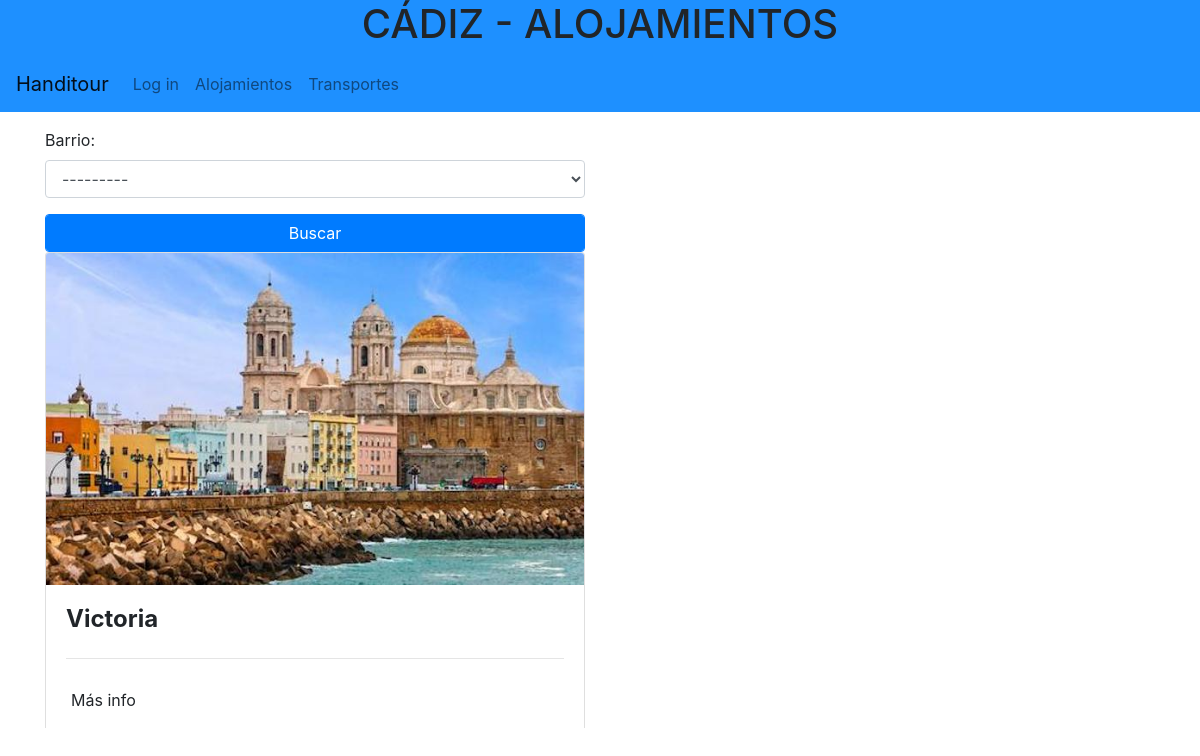
The app's page /alojamientos/1/ with its own data.
### handitour/models.py (models this page shows, shortened)
class Alojamiento(models.Model):
    nombre = models.CharField(max_length=30)
    calificacion = models.PositiveIntegerField(default=1, validators=[MaxValueValidator(100), MinValueValidator(1)])
    localizacion = models.CharField(max_length=100)
    foto = models.FileField(null=True, upload_to="img/alojamiento")
    barrio = models.ForeignKey("Barrio", null=True, on_delete=models.CASCADE)
    def get_absolute_url(self):
        return reverse("handitour:alojamiento_detalle", args=[self.id])

### handitour/views.py (the view)
# urls.py: path('alojamientos/<id>/', views.ciudad_alojamiento, name="ciudad_alojamiento"),
def ciudad_alojamiento(request, id):
    ciudad = get_object_or_404(Ciudad, id=id)
    alojamientos = Alojamiento.objects.filter(barrio__ciudad=ciudad)
    form = FiltroForm(ciudad.id, request.POST)
    if request.POST:
        if form.is_valid():
            seleccionado = form.cleaned_data.get('barrio')
            barrio = Barrio.objects.all().filter(nombre=seleccionado)[0]
            alojamientos = Alojamiento.objects.all().filter(barrio=barrio)
            return render(request, "alojamientos.html", {"alojamientos": alojamientos, "encabezado": ciudad.nombre.upper() + " - ALOJAMIENTOS", "ciudad": ciudad, "form": form, "barrio": barrio})
    else:
        form = FiltroForm(ciudad.id, request.POST)
        return render(request, "alojamientos.html", {"alojamientos": alojamientos, "encabezado": ciudad.nombre.upper() + " - ALOJAMIENTOS", "ciudad": ciudad, "form": form})

### handitour/forms.py
class FiltroForm(forms.Form):
    barrio = ModelChoiceField(queryset=None, required=False)
    def __init__(self, id, *args, **kwargs):
        super(FiltroForm, self).__init__(*args, **kwargs)
        for field in self.fields:
            self.fields[field].widget.attrs.update({'class': 'form-control'})
        if id:
            ciudad = get_object_or_404(Ciudad, id=id)
            self.fields['barrio'].queryset = ciudad.barrio_set.all()

### handitour/models.py (called while the page is built)
    def __str__(self):
        return self.nombre

    def __str__(self):
        return self.nombre

### handitour/templates/alojamientos.html (shortened to what this page needs)
{% extends "base.html" %}
{% block nav %}
    <a class="nav-link" href="/alojamientos/{{ ciudad.id }}">Alojamientos</a>
    <a class="nav-link" href="#">Transportes</a>
{% endblock %}
{% block content %}
    <div class="row">
        <div class="col-md-12 col-lg-6 mt-3" style="height: 600px; width: 200px; overflow: scroll;">
            <form action="." method="POST" enctype="multipart/form-data" id="buscar">
                {{ form.as_p }}
                <button type="submit" class="btn btn-primary form-control">Buscar</button>
            </form>
                 {% for alojamiento in alojamientos %}
                <div class="card booking-card">
                  <div class="view overlay">
                    <img class="card-img-top" src="{{ alojamiento.foto.url }}" alt="Card image cap">
                  </div>
                  <div class="card-body">
                    <h4 class="card-title font-weight-bold" id="loca"><a>{{ alojamiento.nombre }}</a></h4>
                    <hr class="my-4">
                    <a href="{{ alojamiento.get_absolute_url }}" class="btn btn-flat deep-purple-text p-1 mx-0 mb-0">Más info</a>
                  </div>
                </div>
    {% endfor %}
    </div>
    <div class="col-lg-6 mt-3">
        <div id="mapa" style="height: 500px; width: 500px">
        </div>
    </div>
    </div>
{% endblock %}

### records on screen
Alojamiento: foto (picture), nombre "Victoria"

### other values on screen
{{ encabezado }} "CÁDIZ - ALOJAMIENTOS"
